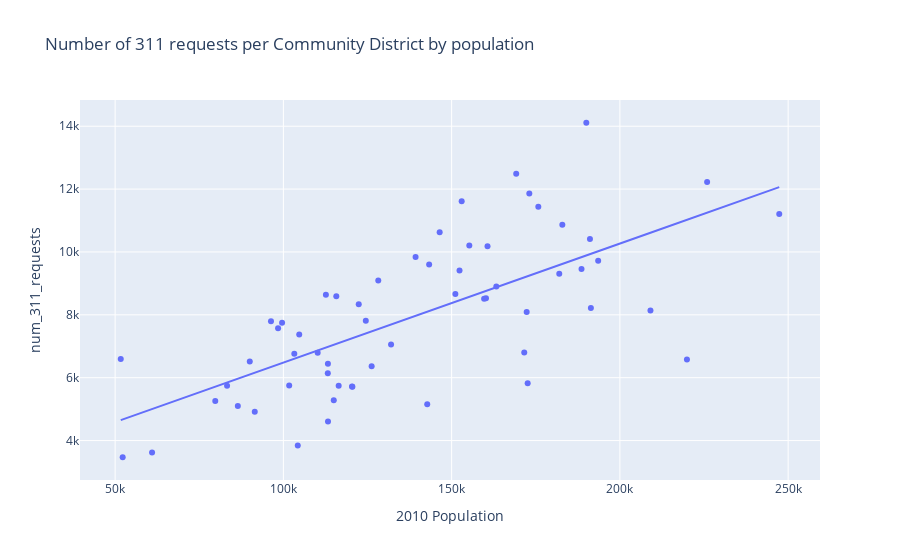

The notebook cell saved with this chart:
### Markdown cell above
[Add a trendline](https://plotly.com/python/linear-fits/):

### Code cell
fig = px.scatter(
    districts,
    x="2010 Population",
    y="num_311_requests",
    title="Number of 311 requests per Community District by population",
    trendline="ols",
)

fig.show()
